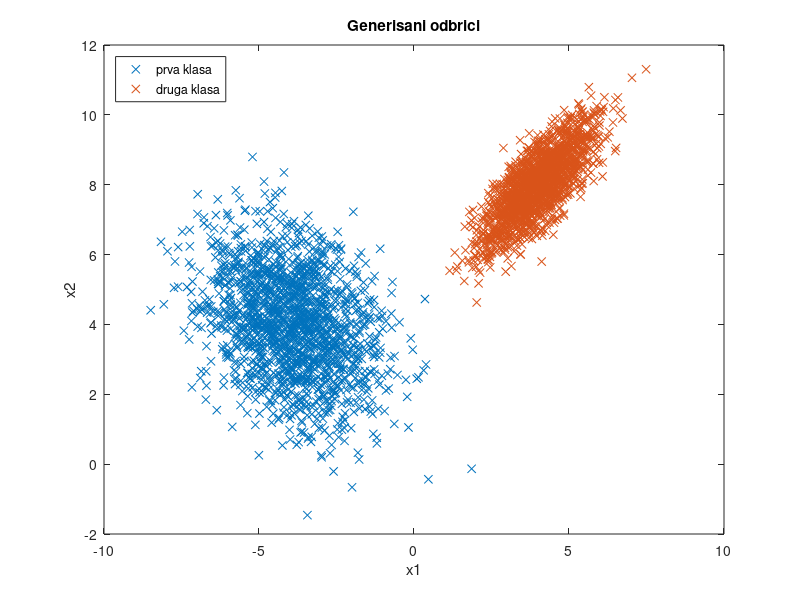
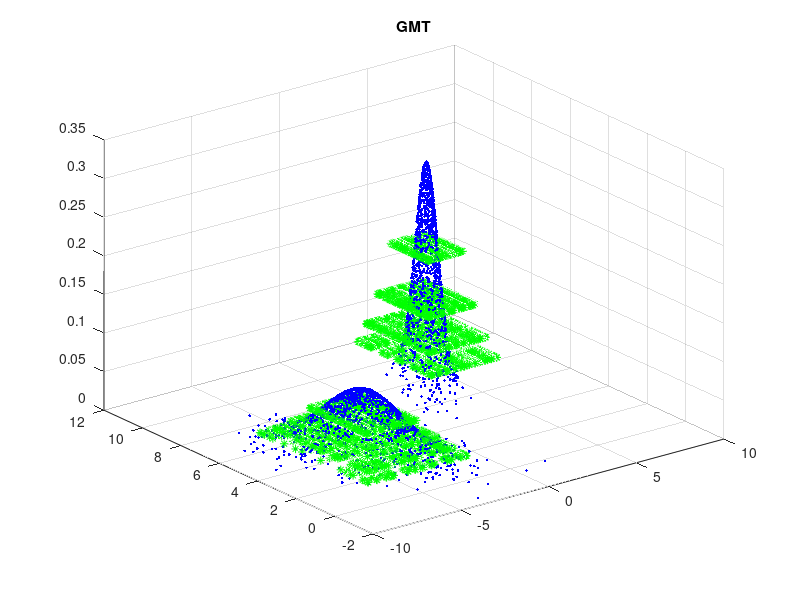
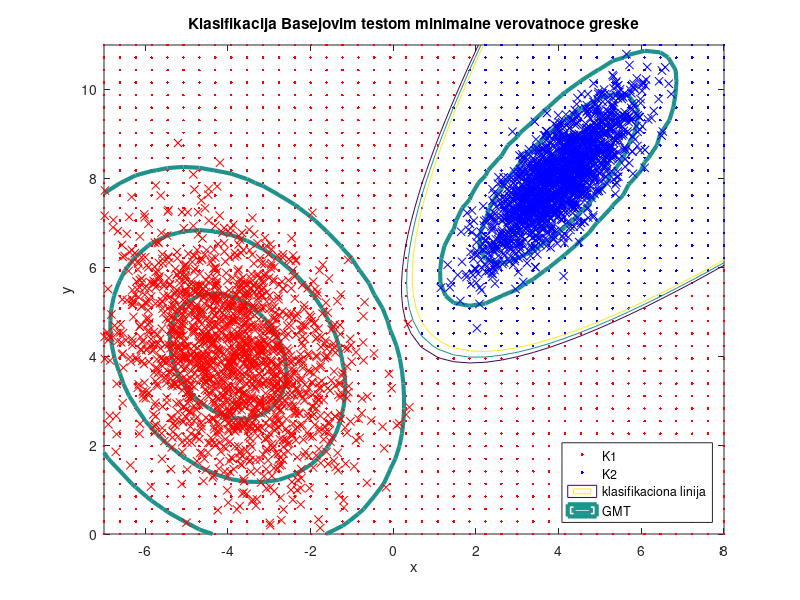
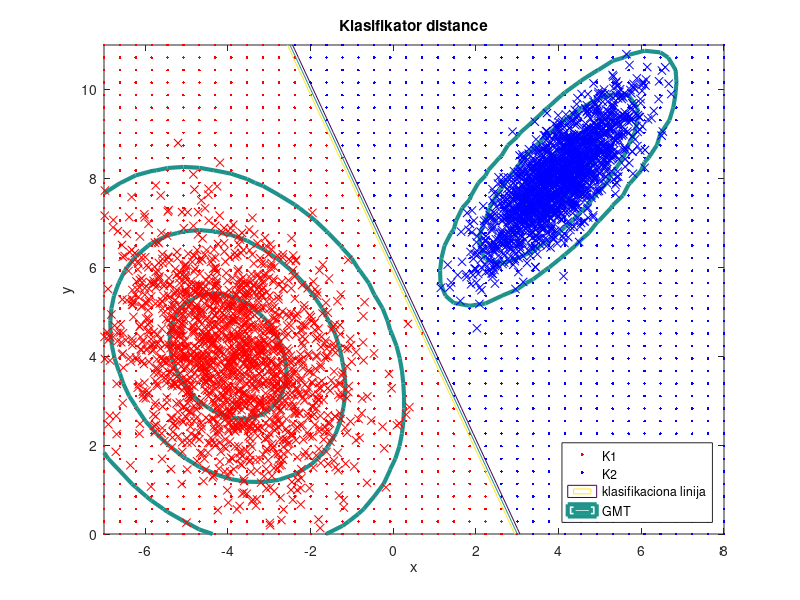

Write the MATLAB code that produced these figures, in order.
 clc
 clear all
 close all
 
 %% Generisanje odbiraka 
 
 % K1 
 M1=[-4;4];
 S1=[2 -0.5; -0.5 2];
 
 % K2
 M2=[4;8];
 S2=[0.9 0.7; 0.7 0.9];
 
 % d2 krive
 d2=[1 4 9];
 
 % tacke
 Nx = 40; %33;
 Ny = 40; %33;
 N = Nx*Ny; % 500
 x_min = -7; x_max = 8;
 y_min = 0; y_max = 11;
 x = linspace(x_min,x_max,Nx);  
 y = linspace(y_min,y_max,Ny); 
 delta_x = x(2)-x(1);
 delta_y = y(2)-y(1); 

X1 = mvnrnd(M1,S1,N);
X2 = mvnrnd(M2,S2,N);

% X1 = X1'; 
% X2 = X2';

figure(1)
plot(X1(:,1),X1(:,2),'x'); hold on;
plot(X2(:,1),X2(:,2),'x'); 
title("Generisani odbrici");
xlabel("x1"); ylabel("x2");
legend("prva klasa", "druga klasa", 'Location','NorthWest')

% GMT
fx1 = zeros(size(X1,1),1);
fx2 = zeros(size(X2,1),1);
for i=1:size(X1,1)
    fx1(i) = 1/(2*pi*sqrt(det(S1)))*exp(-1/2*(X1(i,:)-M1')*S1^(-1)*(X1(i,:)-M1')');
    fx2(i) = 1/(2*pi*sqrt(det(S2)))*exp(-1/2*(X2(i,:)-M2')*S2^(-1)*(X2(i,:)-M2')');
end
%fx1 = 1/(2*pi*sqrt(det(S1)))*exp(-1/2*(X1-repmat(M1',[size(X1,1),1]))*S1^(-1)*(X1-repmat(M1',[size(X1,1),1]))');
fx1_1 = 1./(2*pi*sqrt(det(S1)))*exp(-1/2);
fx1_2 = 1./(2*pi*sqrt(det(S1)))*exp(-2/2);
fx1_3 = 1./(2*pi*sqrt(det(S1)))*exp(-3/2);
fx1_4 = 1./(2*pi*sqrt(det(S1)))*exp(-4/2);

%fx2 = 1./(2*pi*sqrt(det(S2)))*exp(-1/2*(X2'-M2)'.*S2^(-1).*(X2'-M2));
fx2_1 = 1./(2*pi*sqrt(det(S2)))*exp(-1/2);
fx2_2 = 1./(2*pi*sqrt(det(S2)))*exp(-2/2);
fx2_3 = 1./(2*pi*sqrt(det(S2)))*exp(-3/2);
fx2_4 = 1./(2*pi*sqrt(det(S2)))*exp(-4/2);

E = 0.05;
X1_1 = X1(abs(fx1-fx1_1)<E*fx1,:);
X1_2 = X1(abs(fx1-fx1_2)<E*fx1,:);
X1_3 = X1(abs(fx1-fx1_3)<E*fx1,:);
X1_4 = X1(abs(fx1-fx1_4)<E*fx1,:);

X2_1 = X2(abs(fx2-fx2_1)<E*fx2,:);
X2_2 = X2(abs(fx2-fx2_2)<E*fx2,:);
X2_3 = X2(abs(fx2-fx2_3)<E*fx2,:);
X2_4 = X2(abs(fx2-fx2_4)<E*fx2,:);

figure(2)
plot3(X1(:,1),X1(:,2),fx1,'b.'); hold on;
plot3(X2(:,1),X2(:,2),fx2,'b.'); hold on;
plot3(X1_1(:,1),X1_1(:,2),fx1_1*ones(size(X1_1,1)),'g*'); hold on;  %,'LineWidth',2); hold on;
plot3(X1_2(:,1),X1_2(:,2),fx1_2*ones(size(X1_2,1)),'g*'); hold on;  %,'LineWidth',2); hold on;
plot3(X1_3(:,1),X1_3(:,2),fx1_3*ones(size(X1_3,1)),'g*'); hold on;  %,'LineWidth',2); hold on;
plot3(X1_4(:,1),X1_4(:,2),fx1_4*ones(size(X1_4,1)),'g*'); hold on;  %,'LineWidth',2); hold on;
plot3(X2_1(:,1),X2_1(:,2),fx2_1*ones(size(X2_1,1)),'g*'); hold on;  %,'LineWidth',2); hold on;
plot3(X2_2(:,1),X2_2(:,2),fx2_2*ones(size(X2_2,1)),'g*'); hold on;  %,'LineWidth',2); hold on;
plot3(X2_3(:,1),X2_3(:,2),fx2_3*ones(size(X2_3,1)),'g*'); hold on;  %,'LineWidth',2); hold on;
plot3(X2_4(:,1),X2_4(:,2),fx2_4*ones(size(X2_4,1)),'g*'); hold off;  %,'LineWidth',2); hold on;
title('GMT')
grid on

% plot(fx1_2(:,1),fx1_2(:,2),'b','LineWidth',2); hold on;
% plot(fx1_3(:,1),fx1_3(:,2),'b','LineWidth',2); hold on;
% plot(fx1_4(:,1),fx1_4(:,2),'b','LineWidth',2); hold on;
% plot(fx2_1(:,1),fx2_1(:,2),'b','LineWidth',2); hold on;
% plot(fx2_2(:,1),fx2_2(:,2),'b','LineWidth',2); hold on;
% plot(fx2_3(:,1),fx2_3(:,2),'b','LineWidth',2); hold on;
% plot(fx2_4(:,1),fx2_4(:,2),'b','LineWidth',2); hold on;
 
 %% BAJESOV TEST MINIMALNE GRESKE
 
 % inicijalizacija potrebnih promenljivih
 f1 = zeros(Nx,Ny);
 f2 = zeros(Nx,Ny);
 h_bajes = zeros(Nx,Ny);
 X1_bajes = [];
 X2_bajes = [];
 Eps1_bajes = 0;
 Eps2_bajes = 0;
 
 for i=1:length(x)
     for j=1:length(y)
         X=[x(i);y(j)];
         f1(i,j)=1/(2*pi*det(S1)^0.5)*exp(-0.5*(X-M1)'*inv(S1)*(X-M1));
         f2(i,j)=1/(2*pi*det(S2)^0.5)*exp(-0.5*(X-M2)'*inv(S2)*(X-M2));
         h_bajes(i,j)=-log(f1(i,j))+ log(f2(i,j)); 
         if h_bajes(i,j)<0
             X1_bajes = [X1_bajes, X];
             Eps2_bajes=Eps2_bajes+f2(i,j)*delta_x*delta_y;
         else
             X2_bajes = [X2_bajes, X];
             Eps1_bajes=Eps1_bajes+f1(i,j)*delta_x*delta_y;
         end
     end
 end
 
 figure(5);
 mesh(x,y,f1'); hold on; mesh(x,y,f2'); hold on;
 xlabel("x"); ylabel("y");
 contour(x,y,h_bajes',[0 1 -1],'LineWidth',3); hold off;
 
 Eps1_bajes=0;
 Eps2_bajes=0;
 for i =1:length(x)
     for j=1:length(y)
         if h_bajes(i,j)<0 
             Eps2_bajes=Eps2_bajes+f2(i,j)*delta_x*delta_y;
         else
             Eps1_bajes=Eps1_bajes+f1(i,j)*delta_x*delta_y;
             
         end
     end
 end
 
 % d2 krive
 prag1=max(max(f1))*exp(-0.5*d2);
 prag2=max(max(f2))*exp(-0.5*d2);

 figure(3)
 plot(X1_bajes(1,:),X1_bajes(2,:),'r.'); hold on; 
 plot(X2_bajes(1,:),X2_bajes(2,:),'b.'); hold on; 
 contour(x,y,h_bajes',[0 1 -1]); hold on;
 contour(x,y,f1',prag1,'Linewidth',3); hold on;
 contour(x,y,f2',prag2,'Linewidth',3); hold on;
 plot(X1(:,1),X1(:,2),'rx'); hold on;
 plot(X2(:,1),X2(:,2),'bx'); 
 xlabel("x"); ylabel("y");
 legend('K1','K2','klasifikaciona linija','GMT','Location','SouthEast')
% legend('K1','d2 krive K1','K2','d2 krive K2','klasifikaciona linija',...
%     'Location','SouthEast')
 title('Klasifikacija Basejovim testom minimalne verovatnoce greske')
 xlim([-7,8]); ylim([0,11])

 %% KLASIFIKATOR DISTANCE
 
 h_dist = zeros(Nx,Ny);
 X1_dist = [];
 X2_dist = [];
 Eps1_dist = 0;
 Eps2_dist = 0;
 
 
 for i=1:length(x)
     for j=1:length(y)
         X=[x(i);y(j)];
         h_dist(i,j)= (X-M2)'*(X-M2)-(X-M1)'*(X-M1);
         if h_dist(i,j)>=0
             X1_dist = [X1_dist, X];
             Eps2_dist=Eps2_dist+f2(i,j)*delta_x*delta_y;
         else
             X2_dist = [X2_dist, X];
             Eps1_dist=Eps1_dist+f1(i,j)*delta_x*delta_y;
         end
     end
 end
 
 figure(4)
 plot(X1_dist(1,:),X1_dist(2,:),'r.'); hold on; 
 plot(X2_dist(1,:),X2_dist(2,:),'b.'); hold on; 
 contour(x,y,h_dist',[0 1 -1]); hold on;
 contour(x,y,f1',prag1,'Linewidth',3); hold on;
 contour(x,y,f2',prag2,'Linewidth',3); hold on;
 plot(X1(:,1),X1(:,2),'rx'); hold on;
 plot(X2(:,1),X2(:,2),'bx');
 xlabel("x"); ylabel("y");
 legend('K1','K2','klasifikaciona linija','GMT','Location','SouthEast')
%  legend('K1','d2 krive K1','K2','d2 krive K2','klasifikaciona linija',...
%      'Location','SouthEast')
 title('Klasifikator distance')
 xlim([-7,8]); ylim([0,11])

%  Eps1_dist=0;
%  Eps2_dist=0;
%  for i =1:length(x)
%      for j=1:length(y)
%          if h_dist(i,j)<0 
%              Eps2_dist=Eps2_dist+f2(i,j)*delta_x*delta_y;
%          else
%              Eps1_dist=Eps1_dist+f1(i,j)*delta_x*delta_y;
%              
%          end
%      end
%  end
 
%% Wald-ov sekvencijalni test
%  
%  e_min = 1e-5;
%  e1_vector = linspace(e_min,1-e_min,N);
%  e2_vector = linspace(e_min,1-e_min,N); 
%  m1_eps1_vector = zeros(1,length(e1_vector));
%  m2_eps1_vector = zeros(1,length(e1_vector));
%  m1_eps2_vector = zeros(1,length(e2_vector));
%  m2_eps2_vector = zeros(1,length(e2_vector));
%  lm1_vector = 100*ones(20,N);
%  lm2_vector = 100*ones(20,N);
%  e_fix = 1e-5;
%  X1_wald = [];
%  X2_wald = [];
%  X_curr = [];
%  m_vector = [];
%  N1_bajes = length(X1_bajes(1,:));
%  N2_bajes = length(X2_bajes(1,:));
%  
%  for k = 1:length(e1_vector)
%      % granice za Wald-ov test
%      e1 = e1_vector(k);
%      A = (1-e1)/e_fix;
%      B = e1/(1-e_fix);
%      % mesanje vektora
%      ind1 = randperm(N1_bajes);
%      X1 = X1_bajes(:,ind1);
%      ind2 = randperm(N2_bajes);
%      X2 = X2_bajes(:,ind2);
%      % inicijalizacija promenljivih
%      lm = 1;
%      X_curr = [];
%      m1 = [];
%      m2 = [];
%      lm_curr = 100*ones(20,1);
%      for i = 1:N1_bajes
%          X=X1(:,i);
%          X_curr = [X_curr X];
%          f1 = 1/(2*pi*det(S1)^0.5)*exp(-0.5*(X-M1)'*inv(S1)*(X-M1));
%          f2 = 1/(2*pi*det(S2)^0.5)*exp(-0.5*(X-M2)'*inv(S2)*(X-M2));
%          lm = lm*f1/f2;
%          lm_curr =[];
%          if (lm>=A)
%              X1_wald = [X1_wald X_curr];
%              m1 = [m1 i];
%              lm = 1;
%              X_curr = [];
%          end
%      end
%      
%      for j = 1:N2_bajes
%          X=X2(:,j);
%          X_curr = [X_curr X];
%          f1 = 1/(2*pi*det(S1)^0.5)*exp(-0.5*(X-M1)'*inv(S1)*(X-M1));
%          f2 = 1/(2*pi*det(S2)^0.5)*exp(-0.5*(X-M2)'*inv(S2)*(X-M2));
%          lm = lm*f1/f2;
%          lm_vector(i,k) = lm;
%          if (lm<=B) % ne bi trebalo nikad da se desi 
%              X2_wald = [X2_wald X_curr];
%              m2 = [m2 j];
%              lm = 1;
%              X_curr = [];
%          end
%      end
%      
%      
%      m1_eps1_vector(k) = sum(m1)/length(m1);
%      
%      m2_eps1_vector(k) = sum(m2)/length(m2);
%      
%  end
%  
%  
%   for k = 1:length(e2_vector)
%      % granice za Wald-ov test
%      e2 = e2_vector(k);
%      A = (1-e_fix)/e2;
%      B = e_fix/(1-e2);
%      % mesanje vektora
%      ind1 = randperm(N1_bajes);
%      X1 = X1_bajes(:,ind1);
%      ind2 = randperm(N2_bajes);
%      X2 = X2_bajes(:,ind2);
%  
%      % inicijalizacija promenljivih
%      lm = 1;
%      X_curr = [];
%      m1 = [];
%      m2 = [];
%      for i = 1:N1_bajes
%          X=X1(:,i);
%          X_curr = [X_curr X];
%          f1 = 1/(2*pi*det(S1)^0.5)*exp(-0.5*(X-M1)'*inv(S1)*(X-M1));
%          f2 = 1/(2*pi*det(S2)^0.5)*exp(-0.5*(X-M2)'*inv(S2)*(X-M2));
%          lm = lm*f1/f2;
%          if (lm>=A)
%              X1_wald = [X1_wald X_curr];
%              m1 = [m1 i];
%              lm = 1;
%              X_curr = [];
%          end
%      end
%      
%      for j = 1:N2_bajes
%          X=X2(:,j);
%          X_curr = [X_curr X];
%          f1 = 1/(2*pi*det(S1)^0.5)*exp(-0.5*(X-M1)'*inv(S1)*(X-M1));
%          f2 = 1/(2*pi*det(S2)^0.5)*exp(-0.5*(X-M2)'*inv(S2)*(X-M2));
%          lm = lm*f1/f2;
%          if (lm<=B) % ne bi trebalo nikad da se desi 
%              X2_wald = [X2_wald X_curr];
%              m2 = [m2 j];
%              lm = 1;
%              X_curr = [];
%          end
%      end
%      
%      m1_eps2_vector(k) = sum(m1)/length(m1);
%      
%      m2_eps2_vector(k) = sum(m2)/length(m2);
%      
%  end
%  
%  
%  %%
%  figure(5)
%  plot(e1_vector,log(m1_eps1_vector))
%  title('Log zavisnost m1 u zavisnosti od greske prvog tipa')
%  figure(5)
%  plot(e1_vector,log(m2_eps1_vector))
%  title('Log zavisnost m2 u zavisnosti od greske prvog tipa')
%  figure(6)
%  plot(e2_vector,log(m1_eps2_vector))
%  title('Log zavisnost m1 u zavisnosti od greske drugog tipa')
%  figure(7)
%  plot(e2_vector,log(m2_eps2_vector))
%  title('Log zavisnost m2 u zavisnosti od greske drugog tipa')
%  
